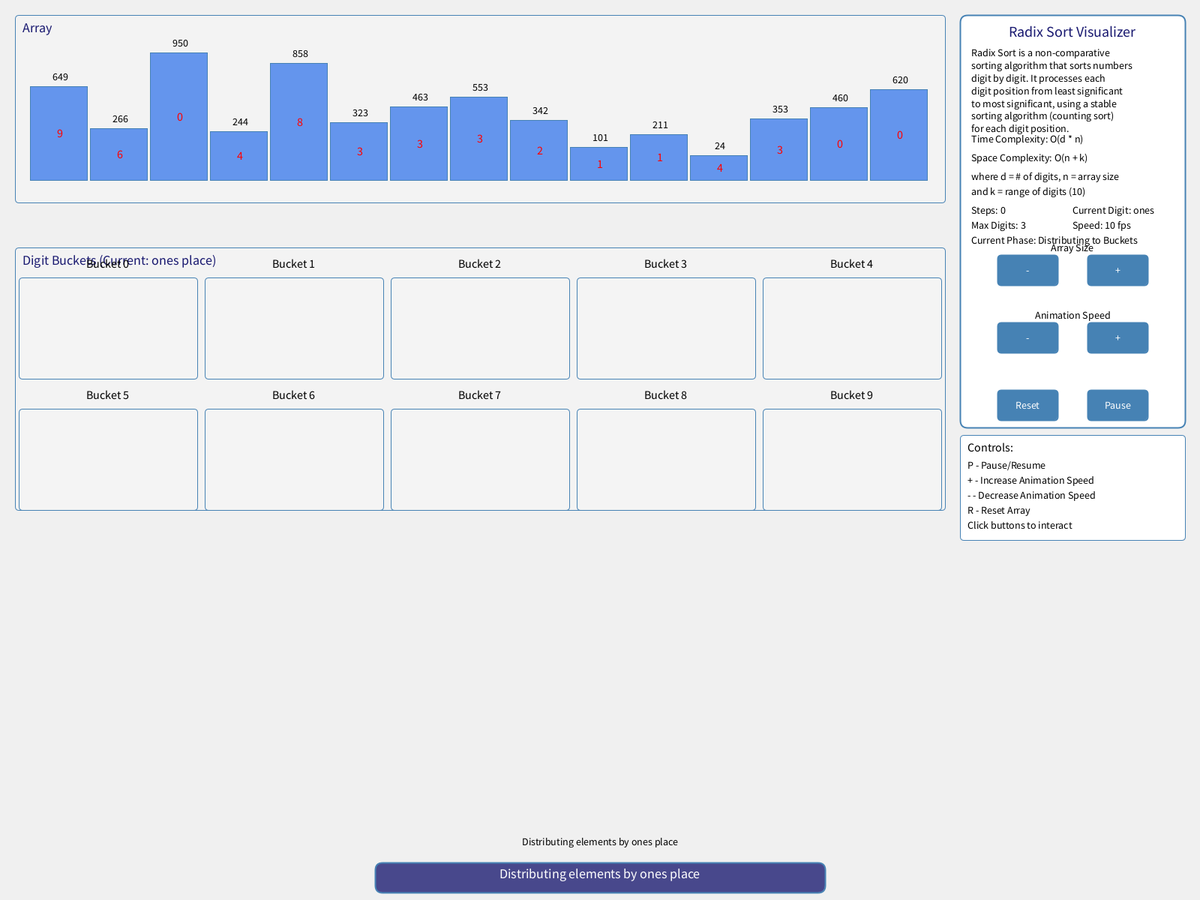
Frame 1 (no input)
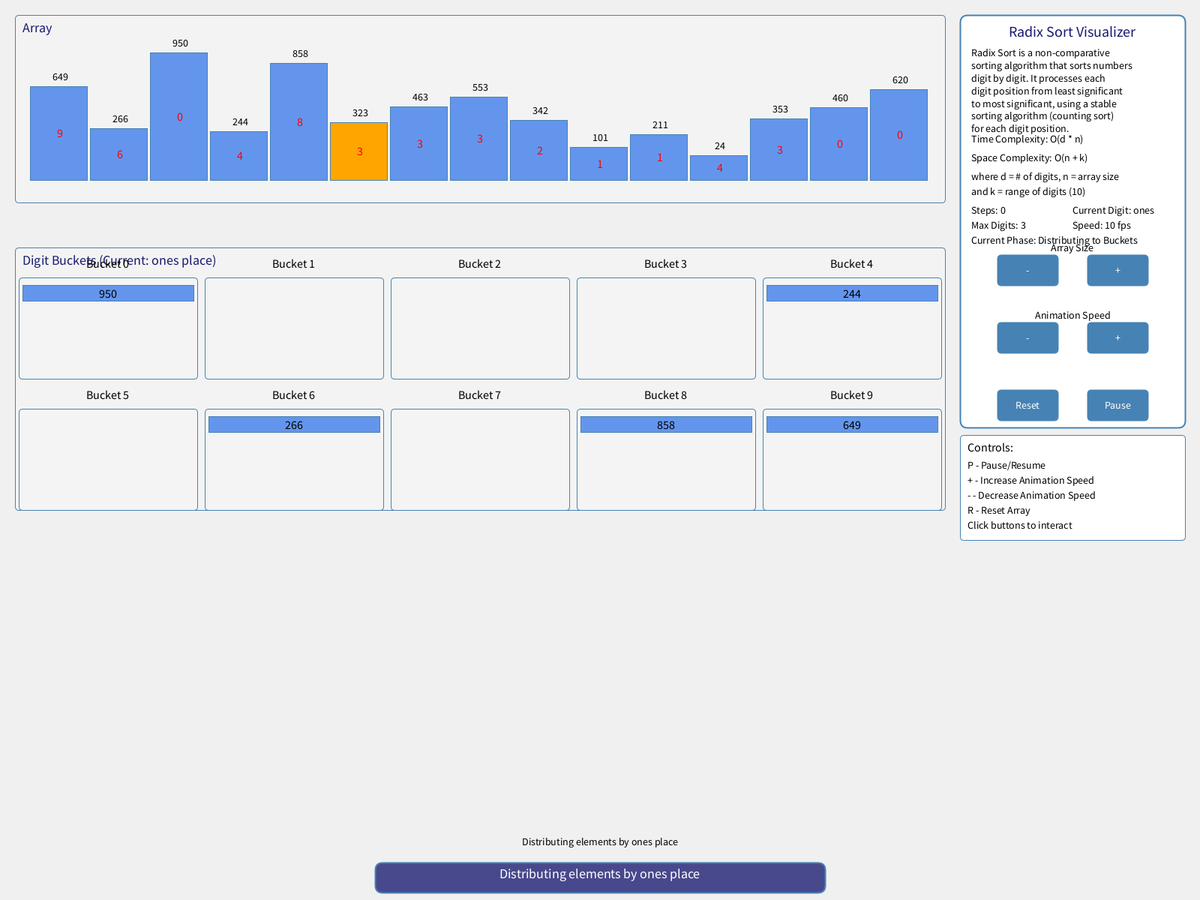
Frame 60 (the mouse pressed at the canvas centre just before this capture)
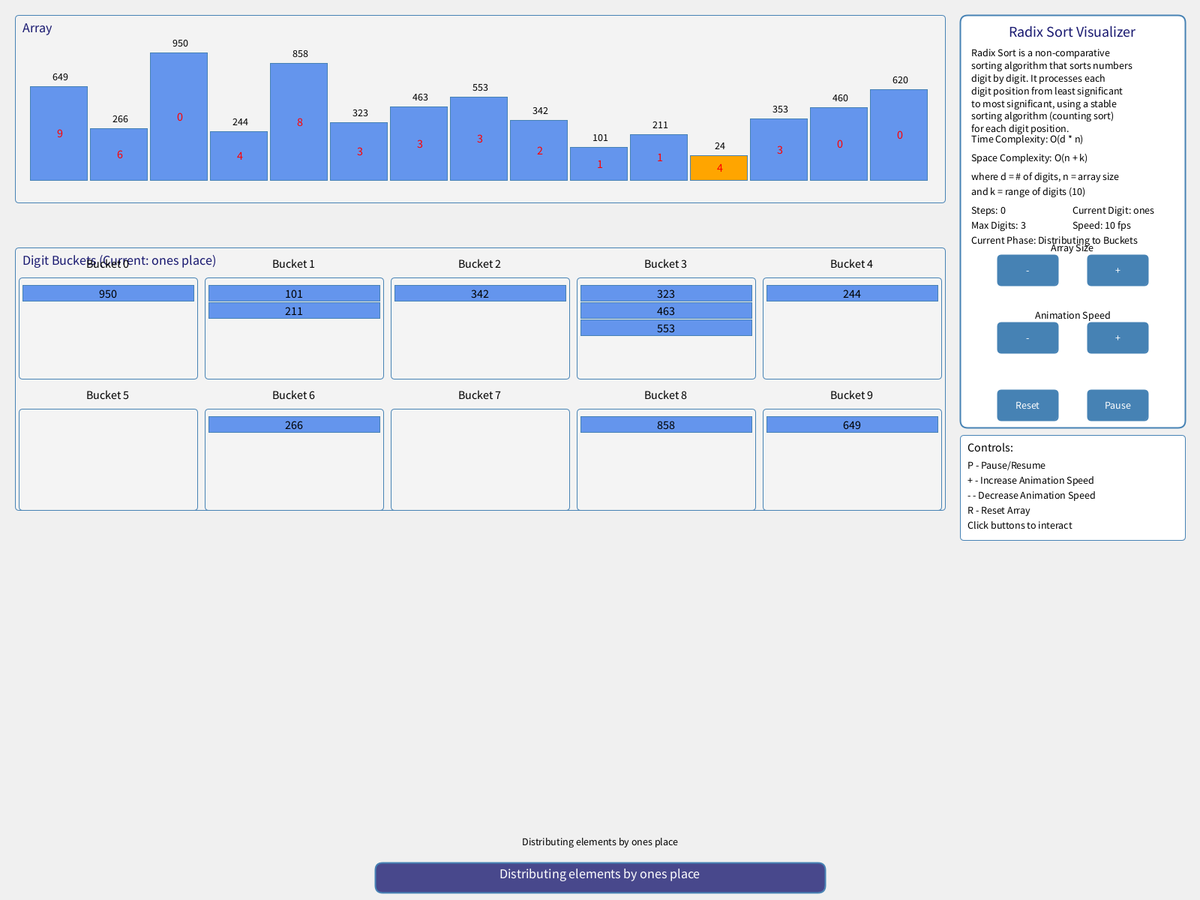
Frame 120 (the mouse held since frame 60 and released just before this capture)

The Processing sketch that drew these frames (run headless with seeded random() and noise(); from frame 60 on, the mouse is pressed at the canvas centre):

// Processing sketch: radix_sort
// ── radix_sort.pde
// Radix Sort Visualization
// This visualizer demonstrates the radix sort algorithm, which sorts numbers by processing individual digits

int[] arr;
int n = 15; // Default array size
boolean sorted = false;
boolean paused = false;
int comparisons = 0;
int steps = 0;
float animationProgress = 0;
boolean isAnimating = false;
int currentSpeed = 10;

// Radix sort specific variables
int currentDigit = 0; // Current digit being processed (0 = ones, 1 = tens, 2 = hundreds, etc.)
int maxDigits = 0; // Maximum number of digits in any number in the array
int[] countArray = new int[10]; // Count array for counting sort (0-9 digits)
int[][] buckets = new int[10][]; // Buckets for visualization
int[] bucketSizes = new int[10]; // Size of each bucket
boolean distributingPhase = true; // True when distributing to buckets, false when collecting
int currentElement = 0; // Current element being processed
int maxValue = 0; // Maximum value in the array

// UI Panel dimensions
int panelWidth = 300;
int panelHeight = 550; // Significantly increased panel height for better button spacing
int panelX, panelY;

// Button dimensions
int buttonWidth = 80;
int buttonHeight = 40;
int buttonSpacing = 10;

// Buttons
int resetX, resetY;
boolean resetHover = false;

// Stop button
int stopX, stopY;
boolean stopHover = false;

// Size control buttons
int decreaseSizeX, decreaseSizeY;
int increaseSizeX, increaseSizeY;
boolean decreaseSizeHover = false;
boolean increaseSizeHover = false;

// Speed control buttons
int decreaseSpeedX, decreaseSpeedY;
int increaseSpeedX, increaseSpeedY;
boolean decreaseSpeedHover = false;
boolean increaseSpeedHover = false;

// Visualization areas
int arrayViewX, arrayViewY;
int arrayViewWidth, arrayViewHeight;
int bucketsViewX, bucketsViewY;
int bucketsViewWidth, bucketsViewHeight;

void setup() {
  // Use fullScreen() instead of size() to open in full screen mode
  fullScreen();
  panelX = width - panelWidth - 20;
  panelY = 20;

  // Position all buttons with fixed pixel positions relative to panel
  // Calculate button positions with proper spacing
  int labelHeight = 30; // Height for labels above buttons

  // Array Size buttons - top row
  decreaseSizeX = panelX + 50;
  decreaseSizeY = panelY + 320; // Much more space from top
  increaseSizeX = panelX + 170; // Increased spacing between buttons
  increaseSizeY = panelY + 320;

  // Animation Speed buttons - middle row
  decreaseSpeedX = panelX + 50;
  decreaseSpeedY = panelY + 410; // Much more vertical spacing between rows (90px)
  increaseSpeedX = panelX + 170; // Increased spacing between buttons
  increaseSpeedY = panelY + 410;

  // Reset and Pause buttons - bottom row
  resetX = panelX + 50;
  resetY = panelY + 500; // Much more vertical spacing between rows (90px)
  stopX = panelX + 170; // Increased spacing between buttons
  stopY = panelY + 500;

  // Set up visualization areas with more space
  arrayViewX = 20;
  arrayViewY = 20;
  arrayViewWidth = width - panelWidth - 60;
  arrayViewHeight = 250; // Increased height for array view

  bucketsViewX = 20;
  bucketsViewY = arrayViewY + arrayViewHeight + 60; // More space between views
  bucketsViewWidth = width - panelWidth - 60;
  bucketsViewHeight = 350; // Increased height for buckets view

  resetArray();
}

void resetArray() {
  // Keep the current array size
  arr = new int[n];
  for (int k = 0; k < n; k++) {
    arr[k] = int(random(10, 999)); // Values between 10 and 999 for better visualization
  }

  // Find maximum value to determine max digits
  maxValue = 0;
  for (int i = 0; i < n; i++) {
    if (arr[i] > maxValue) {
      maxValue = arr[i];
    }
  }

  // Calculate max digits
  maxDigits = 1;
  int temp = maxValue;
  while (temp >= 10) {
    maxDigits++;
    temp /= 10;
  }

  // Initialize buckets
  for (int i = 0; i < 10; i++) {
    buckets[i] = new int[n]; // Maximum possible size
    bucketSizes[i] = 0;
  }

  // Reset radix sort variables
  currentDigit = 0;
  distributingPhase = true;
  currentElement = 0;

  // Reset counters
  sorted = false;
  comparisons = 0;
  steps = 0;
  isAnimating = false;

  // Keep the current speed setting
  frameRate(currentSpeed);
}

void draw() {
  background(240);

  // Draw array view
  drawArrayView();

  // Draw buckets view
  drawBucketsView();

  // Update sorting algorithm
  updateSorting();

  // Draw information panel
  drawInfoPanel();

  // Draw buttons
  drawButtons();

  // Draw controls legend
  drawControlsLegend();
}

void drawArrayView() {
  // Draw array view background
  fill(255, 255, 255, 50);
  stroke(70, 130, 180);
  strokeWeight(1);
  rect(arrayViewX, arrayViewY, arrayViewWidth, arrayViewHeight, 5);

  // Draw array title
  fill(25, 25, 112);
  textSize(18); // Larger title text
  textAlign(LEFT, TOP);
  text("Array", arrayViewX + 10, arrayViewY + 10);

  // Calculate bar dimensions
  int barWidth = min(arrayViewWidth / n, 80); // Limit maximum bar width
  int maxBarHeight = arrayViewHeight - 80; // More space for labels

  // Calculate the starting x position to center the bars
  int startX = arrayViewX + (arrayViewWidth - (barWidth * n)) / 2;

  // Draw array bars
  for (int k = 0; k < n; k++) {
    // Calculate bar height proportional to value
    int barHeight = int(map(arr[k], 0, maxValue, 30, maxBarHeight)); // Minimum bar height

    // Determine the color based on the current state
    if (sorted) {
      fill(0, 200, 0); // Green for sorted array
    } else if (isAnimating && k == currentElement) {
      fill(255, 165, 0); // Orange for current element
    } else {
      fill(100, 149, 237); // Blue for normal elements
    }

    // Draw the bar
    int x = startX + k * barWidth;
    int y = arrayViewY + 50 + (maxBarHeight - barHeight); // More space from top
    rect(x, y, barWidth - 4, barHeight); // More space between bars

    // Show array values above the bar
    fill(0);
    textSize(min(14, barWidth - 6)); // Larger text
    textAlign(CENTER, BOTTOM);
    text(arr[k], x + barWidth / 2, y - 5);

    // Highlight the current digit being processed
    if (!sorted && currentDigit < maxDigits) {
      int digitValue = getDigit(arr[k], currentDigit);
      fill(255, 0, 0);
      textSize(min(16, barWidth - 4)); // Larger text for digit
      textAlign(CENTER, CENTER);
      text(digitValue, x + barWidth / 2, y + barHeight / 2);
    }
  }
}

void drawBucketsView() {
  // Draw buckets view background
  fill(255, 255, 255, 50);
  stroke(70, 130, 180);
  strokeWeight(1);
  rect(bucketsViewX, bucketsViewY, bucketsViewWidth, bucketsViewHeight, 5);

  // Draw buckets title
  fill(25, 25, 112);
  textSize(18); // Larger title text
  textAlign(LEFT, TOP);
  // Convert digit position to human-readable format (1 = ones, 2 = tens, etc.)
  String digitName;
  if (currentDigit == 0) digitName = "ones";
  else if (currentDigit == 1) digitName = "tens";
  else if (currentDigit == 2) digitName = "hundreds";
  else digitName = "position " + (currentDigit + 1);
  text("Digit Buckets (Current: " + digitName + " place)", bucketsViewX + 10, bucketsViewY + 10);

  // Split buckets into two rows (0-4 and 5-9)
  int bucketsPerRow = 5;
  int bucketWidth = bucketsViewWidth / bucketsPerRow; // Wider buckets
  int bucketHeight = (bucketsViewHeight - 80) / 2; // Split height for two rows
  int rowSpacing = 40; // Space between rows

  // Draw the buckets in two rows
  for (int i = 0; i < 10; i++) {
    // Calculate row and position within row
    int row = i / bucketsPerRow; // 0 for first row (0-4), 1 for second row (5-9)
    int col = i % bucketsPerRow; // Position within row (0-4)

    // Calculate bucket position
    int bucketX = bucketsViewX + col * bucketWidth;
    int bucketY = bucketsViewY + 40 + row * (bucketHeight + rowSpacing);

    // Draw bucket label
    fill(0);
    textSize(16); // Larger bucket labels
    textAlign(CENTER, TOP);
    text("Bucket " + i, bucketX + bucketWidth / 2, bucketY - 25);

    // Draw bucket outline
    stroke(70, 130, 180);
    strokeWeight(1);
    fill(255, 255, 255, 30);
    rect(bucketX + 5, bucketY, bucketWidth - 10, bucketHeight, 5);

    // Draw elements in the bucket
    int elementHeight = min(40, (bucketHeight - 20) / max(bucketSizes[i], 5)); // Ensure minimum spacing
    for (int j = 0; j < bucketSizes[i]; j++) {
      // Determine color based on the current element
      if (distributingPhase && currentElement < n && buckets[i][j] == arr[currentElement]) {
        fill(255, 165, 0); // Orange for current element being distributed
      } else {
        fill(100, 149, 237); // Blue for normal elements
      }

      // Draw element rectangle
      rect(bucketX + 10,
           bucketY + 10 + j * elementHeight,
           bucketWidth - 20,
           elementHeight - 2);

      // Show value
      fill(0);
      textSize(min(16, elementHeight - 4)); // Larger text for values
      textAlign(CENTER, CENTER);
      text(buckets[i][j],
           bucketX + bucketWidth / 2,
           bucketY + 10 + j * elementHeight + elementHeight / 2);
    }
  }
}

void updateSorting() {
  if (!paused && !sorted) {
    if (isAnimating) {
      // Handle animation
      animationProgress += 0.1;
      if (animationProgress >= 1) {
        isAnimating = false;

        if (distributingPhase) {
          // Add current element to appropriate bucket
          int digit = getDigit(arr[currentElement], currentDigit);
          buckets[digit][bucketSizes[digit]] = arr[currentElement];
          bucketSizes[digit]++;

          // Move to next element
          currentElement++;

          // If all elements distributed, switch to collecting phase
          if (currentElement >= n) {
            distributingPhase = false;
            currentElement = 0;
          }
        } else {
          // Collecting phase - gather elements from buckets back to array
          int arrIndex = 0;

          // Collect elements from all buckets
          for (int i = 0; i < 10; i++) {
            for (int j = 0; j < bucketSizes[i]; j++) {
              arr[arrIndex++] = buckets[i][j];
            }
            bucketSizes[i] = 0; // Clear bucket
          }

          // Move to next digit
          currentDigit++;
          steps++;

          // If all digits processed, sorting is complete
          if (currentDigit >= maxDigits) {
            sorted = true;
          } else {
            // Reset for next digit
            distributingPhase = true;
            currentElement = 0;
          }
        }

        // Start next animation
        if (!sorted) {
          isAnimating = true;
          animationProgress = 0;
        }
      }
    } else {
      // Start the animation
      isAnimating = true;
      animationProgress = 0;
    }
  }
}

// Helper function to get a specific digit from a number
int getDigit(int number, int position) {
  // position 0 = ones, 1 = tens, 2 = hundreds, etc.
  return (number / int(pow(10, position))) % 10;
}

void drawInfoPanel() {
  // Draw panel background
  fill(255);
  stroke(70, 130, 180);
  strokeWeight(2);
  rect(panelX, panelY, panelWidth, panelHeight, 10);

  // Draw panel title
  fill(25, 25, 112);
  textSize(20);
  textAlign(CENTER, TOP);
  text("Radix Sort Visualizer", panelX + panelWidth/2, panelY + 15);

  // Draw algorithm information
  textSize(14);
  textAlign(LEFT, TOP);
  fill(0);
  String info = "Radix Sort is a non-comparative\nsorting algorithm that sorts numbers\ndigit by digit. It processes each\ndigit position from least significant\nto most significant, using a stable\nsorting algorithm (counting sort)\nfor each digit position.";
  text(info, panelX + 15, panelY + 45);

  // Draw complexity information with more spacing
  text("Time Complexity: O(d * n)", panelX + 15, panelY + 160); // Increased y-position
  text("Space Complexity: O(n + k)", panelX + 15, panelY + 185); // Increased y-position
  text("where d = # of digits, n = array size", panelX + 15, panelY + 210); // Increased y-position
  text("and k = range of digits (10)", panelX + 15, panelY + 230); // Increased y-position

  // Draw current metrics
  textAlign(LEFT, TOP);
  text("Steps: " + steps, panelX + 15, panelY + 255); // Increased y-position
  // Convert digit position to human-readable format
  String currentDigitName;
  if (currentDigit == 0) currentDigitName = "ones";
  else if (currentDigit == 1) currentDigitName = "tens";
  else if (currentDigit == 2) currentDigitName = "hundreds";
  else currentDigitName = "position " + (currentDigit + 1);
  text("Current Digit: " + currentDigitName, panelX + 150, panelY + 255); // Increased y-position
  text("Max Digits: " + maxDigits, panelX + 15, panelY + 275); // Increased y-position
  text("Speed: " + currentSpeed + " fps", panelX + 150, panelY + 275); // Increased y-position

  // Draw current phase
  String phase = distributingPhase ? "Distributing to Buckets" : "Collecting from Buckets";
  text("Current Phase: " + phase, panelX + 15, panelY + 295); // Increased y-position

  // Draw current action
  textAlign(CENTER, BOTTOM);
  fill(0);
  String action = "";
  if (sorted) {
    action = "Array Sorted!";
    fill(0, 150, 0);
  } else if (paused) {
    action = "Paused";
    fill(150, 0, 0);
  } else if (distributingPhase) {
    // Convert digit position to human-readable format
    String digitName;
    if (currentDigit == 0) digitName = "ones";
    else if (currentDigit == 1) digitName = "tens";
    else if (currentDigit == 2) digitName = "hundreds";
    else digitName = "position " + (currentDigit + 1);
    action = "Distributing elements by " + digitName + " place";
    fill(0, 0, 150);
  } else {
    action = "Collecting elements from buckets";
    fill(0, 0, 150);
  }

  // Draw status message in a more prominent way
  fill(25, 25, 112, 200);
  rect(width/2 - 300, height - 50, 600, 40, 10);
  fill(255);
  textSize(18);
  text(action, width/2, height - 25);

  // Draw additional explanation if not sorted
  if (!sorted && !paused) {
    fill(0);
    textSize(14);
    String explanation = distributingPhase ?
      "Distributing elements by " + (currentDigit == 0 ? "ones" : currentDigit == 1 ? "tens" : currentDigit == 2 ? "hundreds" : "position " + (currentDigit + 1)) + " place" :
      "Collecting elements from buckets for next digit";
    text(explanation, width/2, height - 70);
  }
}

void drawButtons() {
  // Reset button
  if (mouseX >= resetX && mouseX <= resetX + buttonWidth &&
      mouseY >= resetY && mouseY <= resetY + buttonHeight) {
    fill(100, 149, 237); // Hover color
    resetHover = true;
  } else {
    fill(70, 130, 180); // Normal color
    resetHover = false;
  }
  rect(resetX, resetY, buttonWidth, buttonHeight, 5);
  fill(255);
  textAlign(CENTER, CENTER);
  text("Reset", resetX + buttonWidth/2, resetY + buttonHeight/2);

  // Stop button
  if (mouseX >= stopX && mouseX <= stopX + buttonWidth &&
      mouseY >= stopY && mouseY <= stopY + buttonHeight) {
    fill(100, 149, 237); // Hover color
    stopHover = true;
  } else {
    fill(paused ? 220 : 70, paused ? 20 : 130, paused ? 60 : 180); // Red when paused, blue when running
    stopHover = false;
  }
  rect(stopX, stopY, buttonWidth, buttonHeight, 5);
  fill(255);
  textAlign(CENTER, CENTER);
  text(paused ? "Resume" : "Pause", stopX + buttonWidth/2, stopY + buttonHeight/2);

  // Size control buttons
  fill(0);
  textAlign(CENTER, TOP);
  text("Array Size", panelX + panelWidth/2, decreaseSizeY - 15);

  // Decrease size button
  if (mouseX >= decreaseSizeX && mouseX <= decreaseSizeX + buttonWidth &&
      mouseY >= decreaseSizeY && mouseY <= decreaseSizeY + buttonHeight) {
    fill(100, 149, 237); // Hover color
    decreaseSizeHover = true;
  } else {
    fill(70, 130, 180); // Normal color
    decreaseSizeHover = false;
  }
  rect(decreaseSizeX, decreaseSizeY, buttonWidth, buttonHeight, 5);
  fill(255);
  textAlign(CENTER, CENTER);
  text("-", decreaseSizeX + buttonWidth/2, decreaseSizeY + buttonHeight/2);

  // Increase size button
  if (mouseX >= increaseSizeX && mouseX <= increaseSizeX + buttonWidth &&
      mouseY >= increaseSizeY && mouseY <= increaseSizeY + buttonHeight) {
    fill(100, 149, 237); // Hover color
    increaseSizeHover = true;
  } else {
    fill(70, 130, 180); // Normal color
    increaseSizeHover = false;
  }
  rect(increaseSizeX, increaseSizeY, buttonWidth, buttonHeight, 5);
  fill(255);
  textAlign(CENTER, CENTER);
  text("+", increaseSizeX + buttonWidth/2, increaseSizeY + buttonHeight/2);

  // Speed control buttons
  fill(0);
  textAlign(CENTER, TOP);
  text("Animation Speed", panelX + panelWidth/2, decreaseSpeedY - 15);

  // Decrease speed button
  if (mouseX >= decreaseSpeedX && mouseX <= decreaseSpeedX + buttonWidth &&
      mouseY >= decreaseSpeedY && mouseY <= decreaseSpeedY + buttonHeight) {
    fill(100, 149, 237); // Hover color
    decreaseSpeedHover = true;
  } else {
    fill(70, 130, 180); // Normal color
    decreaseSpeedHover = false;
  }
  rect(decreaseSpeedX, decreaseSpeedY, buttonWidth, buttonHeight, 5);
  fill(255);
  textAlign(CENTER, CENTER);
  text("-", decreaseSpeedX + buttonWidth/2, decreaseSpeedY + buttonHeight/2);

  // Increase speed button
  if (mouseX >= increaseSpeedX && mouseX <= increaseSpeedX + buttonWidth &&
      mouseY >= increaseSpeedY && mouseY <= increaseSpeedY + buttonHeight) {
    fill(100, 149, 237); // Hover color
    increaseSpeedHover = true;
  } else {
    fill(70, 130, 180); // Normal color
    increaseSpeedHover = false;
  }
  rect(increaseSpeedX, increaseSpeedY, buttonWidth, buttonHeight, 5);
  fill(255);
  textAlign(CENTER, CENTER);
  text("+", increaseSpeedX + buttonWidth/2, increaseSpeedY + buttonHeight/2);
}

void drawControlsLegend() {
  fill(255);
  stroke(70, 130, 180);
  strokeWeight(1);
  rect(panelX, panelY + panelHeight + 10, panelWidth, 140, 5);

  fill(0);
  textAlign(LEFT, TOP);
  textSize(16);
  text("Controls:", panelX + 10, panelY + panelHeight + 20);
  textSize(14);
  text("P - Pause/Resume", panelX + 10, panelY + panelHeight + 45);
  text("+ - Increase Animation Speed", panelX + 10, panelY + panelHeight + 65);
  text("- - Decrease Animation Speed", panelX + 10, panelY + panelHeight + 85);
  text("R - Reset Array", panelX + 10, panelY + panelHeight + 105);
  text("Click buttons to interact", panelX + 10, panelY + panelHeight + 125);
}

void mousePressed() {
  if (resetHover) {
    resetArray();
  } else if (stopHover) {
    paused = !paused;
  } else if (decreaseSizeHover && n > 5) {
    n -= 2;
    resetArray();
  } else if (increaseSizeHover && n < 25) {
    n += 2;
    resetArray();
  } else if (decreaseSpeedHover && currentSpeed > 5) {
    currentSpeed -= 5;
    frameRate(currentSpeed);
  } else if (increaseSpeedHover) {
    currentSpeed += 5;
    frameRate(currentSpeed);
  }
}

void keyPressed() {
  if (key == 'p' || key == 'P') {
    paused = !paused;
  } else if (key == '+') {
    currentSpeed += 5;
    frameRate(currentSpeed);
  } else if (key == '-' && currentSpeed > 5) {
    currentSpeed -= 5;
    frameRate(currentSpeed);
  } else if (key == 'r' || key == 'R') {
    resetArray();
  }
}
